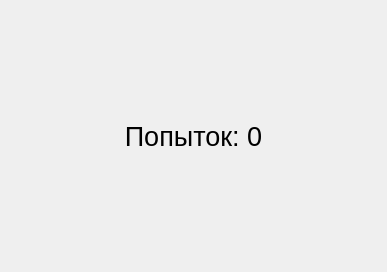
<?xml version="1.0" encoding="UTF-8"?>
<ui version="4.0">
 <class>MainWindow</class>
 <widget class="QMainWindow" name="MainWindow">
  <property name="geometry">
   <rect>
    <x>0</x>
    <y>0</y>
    <width>387</width>
    <height>272</height>
   </rect>
  </property>
  <property name="font">
   <font>
    <pointsize>14</pointsize>
   </font>
  </property>
  <property name="windowTitle">
   <string>MainWindow</string>
  </property>
  <widget class="QWidget" name="centralWidget">
   <layout class="QVBoxLayout" name="verticalLayout">
    <item>
     <widget class="QLabel" name="label">
      <property name="font">
       <font>
        <pointsize>20</pointsize>
       </font>
      </property>
      <property name="text">
       <string>Попыток: 0</string>
      </property>
      <property name="alignment">
       <set>Qt::AlignCenter</set>
      </property>
     </widget>
    </item>
   </layout>
  </widget>
 </widget>
 <layoutdefault spacing="6" margin="11"/>
 <resources/>
 <connections/>
</ui>
